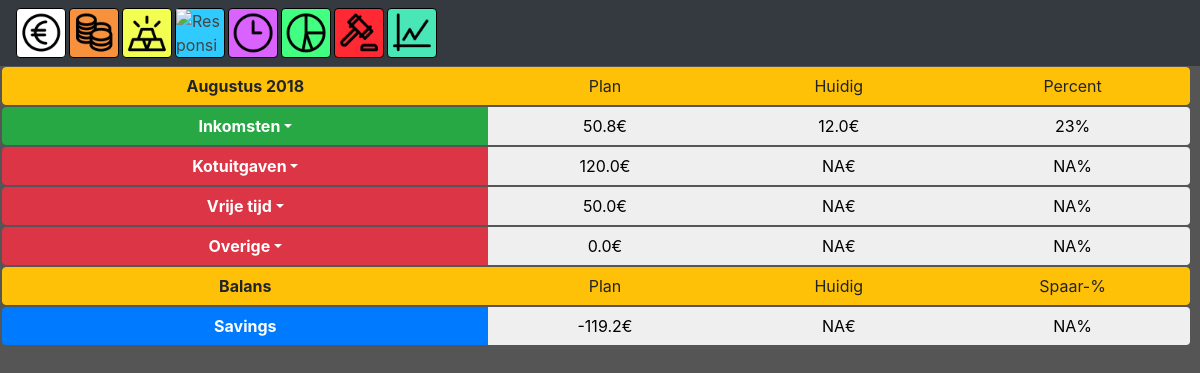
The page /budget (signed in) on the database its author committed.
### tables this page shows
CREATE TABLE `Inkomsten` (
	`userid`	INTEGER NOT NULL,
	`inkomsten`	REAL NOT NULL
);

CREATE TABLE "Budgetten" (
	`userid`	INTEGER NOT NULL,
	`naam`	TEXT NOT NULL,
	`bedrag`	REAL NOT NULL,
	`restaurant`	TEXT,
	`winkel`	TEXT,
	`openbaarVervoer`	TEXT,
	`auto`	TEXT,
	`elektriciteit`	TEXT,
	`huis`	TEXT,
	`water`	TEXT,
	`internet`	TEXT,
	`games`	TEXT,
	`sport`	TEXT,
	`tekenen`	TEXT,
	`onderwijs`	TEXT
);

### app.py (the view, shortened to what this page needs)
@app.route("/budget", methods=["POST","GET"])
@login_required
def budget():
    if request.method == "GET":
        db = db_connect('pythonsqlite.db')
        rowsb = db.execute("SELECT * FROM Inkomsten WHERE userid = ? ",
                          (session["user_id"],))
        rowb = rowsb.fetchone()
        inkomst = rowb[1]
        rowsb = db.execute("SELECT * FROM Transacties WHERE Userid = ? and Soort = ? and Datum >= date('now','start of month') and Datum < date('now','start of month','+1 month') ",
                          (session["user_id"], "Inkomst",))
        rowb = rowsb.fetchall()
        inkomhuidig = 0
        for row in rowb:
            inkomhuidig += row[2]
        rowsb = db.execute("SELECT * FROM Budgetten WHERE Userid = ?",
                          (session["user_id"],))
        budgetten = rowsb.fetchall()
        totaalbudget = 0
        for row in budgetten:
            totaalbudget += row[2]
        return render_template("budget.html", inkomsten=inkomst, inkomhuidig=inkomhuidig, budgetten=budgetten, totaalbudget=totaalbudget)

### helpers.py (called while the page is built)
def db_connect(string):
    conn = sqlite3.connect(string)
    return conn.cursor()

def login_required(f):
    @wraps(f)
    def decorated_function(*args, **kwargs):
        if session.get("user_id") is None:
            return redirect("/login")
        return f(*args, **kwargs)
    return decorated_function

### templates/budget.html (shortened to what this page needs)
{%extends "layoutHome.html"%}
{%block homeBody%}
<div class="btn-group headerbudget" role="group" aria-label="Basic example">
        <button type="button" class="largebudget btn btn-warning">Augustus 2018</button>
        <button type="button" class="smallbudget btn btn-warning">Plan</button>
        <button type="button" class="smallbudget btn btn-warning">Huidig</button>
        <button type="button" class="smallbudget btn btn-warning">Percent</button>
      </div>
<div class="btn-group headerbudget" role="group" aria-label="Basic example">
        <div class="largebudget btn-group" role="group">
                <button id="btnGroupDrop1" type="button" class="expensebudget btn btn-success dropdown-toggle dropdown-toggle-split" data-toggle="dropdown" aria-haspopup="true" aria-expanded="false">
                Inkomsten
                </button>
            </div>
        <button type="button" class="smallbudget btn ">{{ inkomsten }}€</button>
        <button type="button" class="smallbudget btn ">{{ inkomhuidig }}€</button>
        <button type="button" class="smallbudget btn ">{{ (inkomhuidig / inkomsten * 100) | int }}%</button>
      </div>
{% for budget in budgetten %}
<div class="btn-group headerbudget" role="group" aria-label="Button group with nested dropdown">
    <div class="largebudget btn-group" role="group">
        <button id="btnGroupDrop1" type="button" class="expensebudget btn btn-danger dropdown-toggle dropdown-toggle-split" data-toggle="dropdown" aria-haspopup="true" aria-expanded="false">
        {{budget[1]}}
        </button>
    </div>
    <button type="button" class="smallbudget btn ">{{budget[2]}}€</button>
    <button type="button" class="smallbudget btn ">NA€</button>
    <button type="button" class="smallbudget btn ">NA%</button>
</div>
{% endfor %}
<div class="btn-group headerbudget" role="group" aria-label="Basic example">
        <div class="largebudget btn-group" role="group">
                <button id="btnGroupDrop1" type="button" class="expensebudget btn btn-danger dropdown-toggle dropdown-toggle-split" data-toggle="dropdown" aria-haspopup="true" aria-expanded="false">
                Overige
                </button>
            </div>
        <button type="button" class="smallbudget btn ">0.0€</button>
        <button type="button" class="smallbudget btn ">NA€</button>
        <button type="button" class="smallbudget btn ">NA%</button>
      </div>
<div class="btn-group headerbudget" role="group" aria-label="Basic example">
    <button type="button" class="largebudget btn btn-warning">Balans</button>
    <button type="button" class="smallbudget btn btn-warning">Plan</button>
    <button type="button" class="smallbudget btn btn-warning">Huidig</button>
    <button type="button" class="smallbudget btn btn-warning">Spaar-%</button>
    </div>
<div class="btn-group headerbudget" role="group" aria-label="Basic example">
    <button type="button" class="largebudget btn btn-primary">Savings</button>
    <button type="button" class="smallbudget btn ">{{ inkomsten - totaalbudget }}€</button>
    <button type="button" class="smallbudget btn ">NA€</button>
    <button type="button" class="smallbudget btn ">NA%</button>
    </div>
{%endblock%}

### static/styles.css (style rules this page uses)
body { background: #555555 !important; }
.largebudget { width:41.5% !important; font-weight: bold; padding: 0px; }
.smallbudget { width:20% !important; }
.headerbudget { width:99% !important; font-weight: bold; margin: 1px; margin-left: 2px; }
.expensebudget { width:100% !important; font-weight: bold; }

### rows shown on the page
Inkomsten: inkomsten "50.8", (inkomhuidig/inkomsten*100)|int "23", inkomsten-totaalbudget "-119.2"
Budgetten: naam "Kotuitgaven", bedrag "120.0"
Budgetten: naam "Vrije tijd", bedrag "50.0"

### other values the page prints
{{ inkomhuidig }} "12.0"
